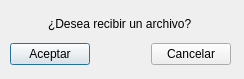
<?xml version="1.0" encoding="UTF-8"?>
<ui version="4.0">
 <class>VentanaConfirmacion</class>
 <widget class="QDialog" name="VentanaConfirmacion">
  <property name="geometry">
   <rect>
    <x>0</x>
    <y>0</y>
    <width>244</width>
    <height>79</height>
   </rect>
  </property>
  <property name="windowTitle">
   <string>Dialog</string>
  </property>
  <widget class="QWidget" name="">
   <property name="geometry">
    <rect>
     <x>10</x>
     <y>10</y>
     <width>221</width>
     <height>55</height>
    </rect>
   </property>
   <layout class="QVBoxLayout" name="verticalLayout">
    <item>
     <layout class="QHBoxLayout" name="horizontalLayout_2">
      <item>
       <spacer name="horizontalSpacer_2">
        <property name="orientation">
         <enum>Qt::Horizontal</enum>
        </property>
        <property name="sizeHint" stdset="0">
         <size>
          <width>40</width>
          <height>20</height>
         </size>
        </property>
       </spacer>
      </item>
      <item>
       <widget class="QLabel" name="labTituloConfirmacion">
        <property name="text">
         <string>¿Desea recibir un archivo?</string>
        </property>
       </widget>
      </item>
      <item>
       <spacer name="horizontalSpacer_3">
        <property name="orientation">
         <enum>Qt::Horizontal</enum>
        </property>
        <property name="sizeHint" stdset="0">
         <size>
          <width>40</width>
          <height>20</height>
         </size>
        </property>
       </spacer>
      </item>
     </layout>
    </item>
    <item>
     <layout class="QHBoxLayout" name="horizontalLayout">
      <item>
       <widget class="QPushButton" name="btnAceptar">
        <property name="text">
         <string>Aceptar</string>
        </property>
       </widget>
      </item>
      <item>
       <spacer name="horizontalSpacer">
        <property name="orientation">
         <enum>Qt::Horizontal</enum>
        </property>
        <property name="sizeHint" stdset="0">
         <size>
          <width>40</width>
          <height>20</height>
         </size>
        </property>
       </spacer>
      </item>
      <item>
       <widget class="QPushButton" name="btnCancelar">
        <property name="text">
         <string>Cancelar</string>
        </property>
       </widget>
      </item>
     </layout>
    </item>
   </layout>
  </widget>
 </widget>
 <resources/>
 <connections/>
</ui>
